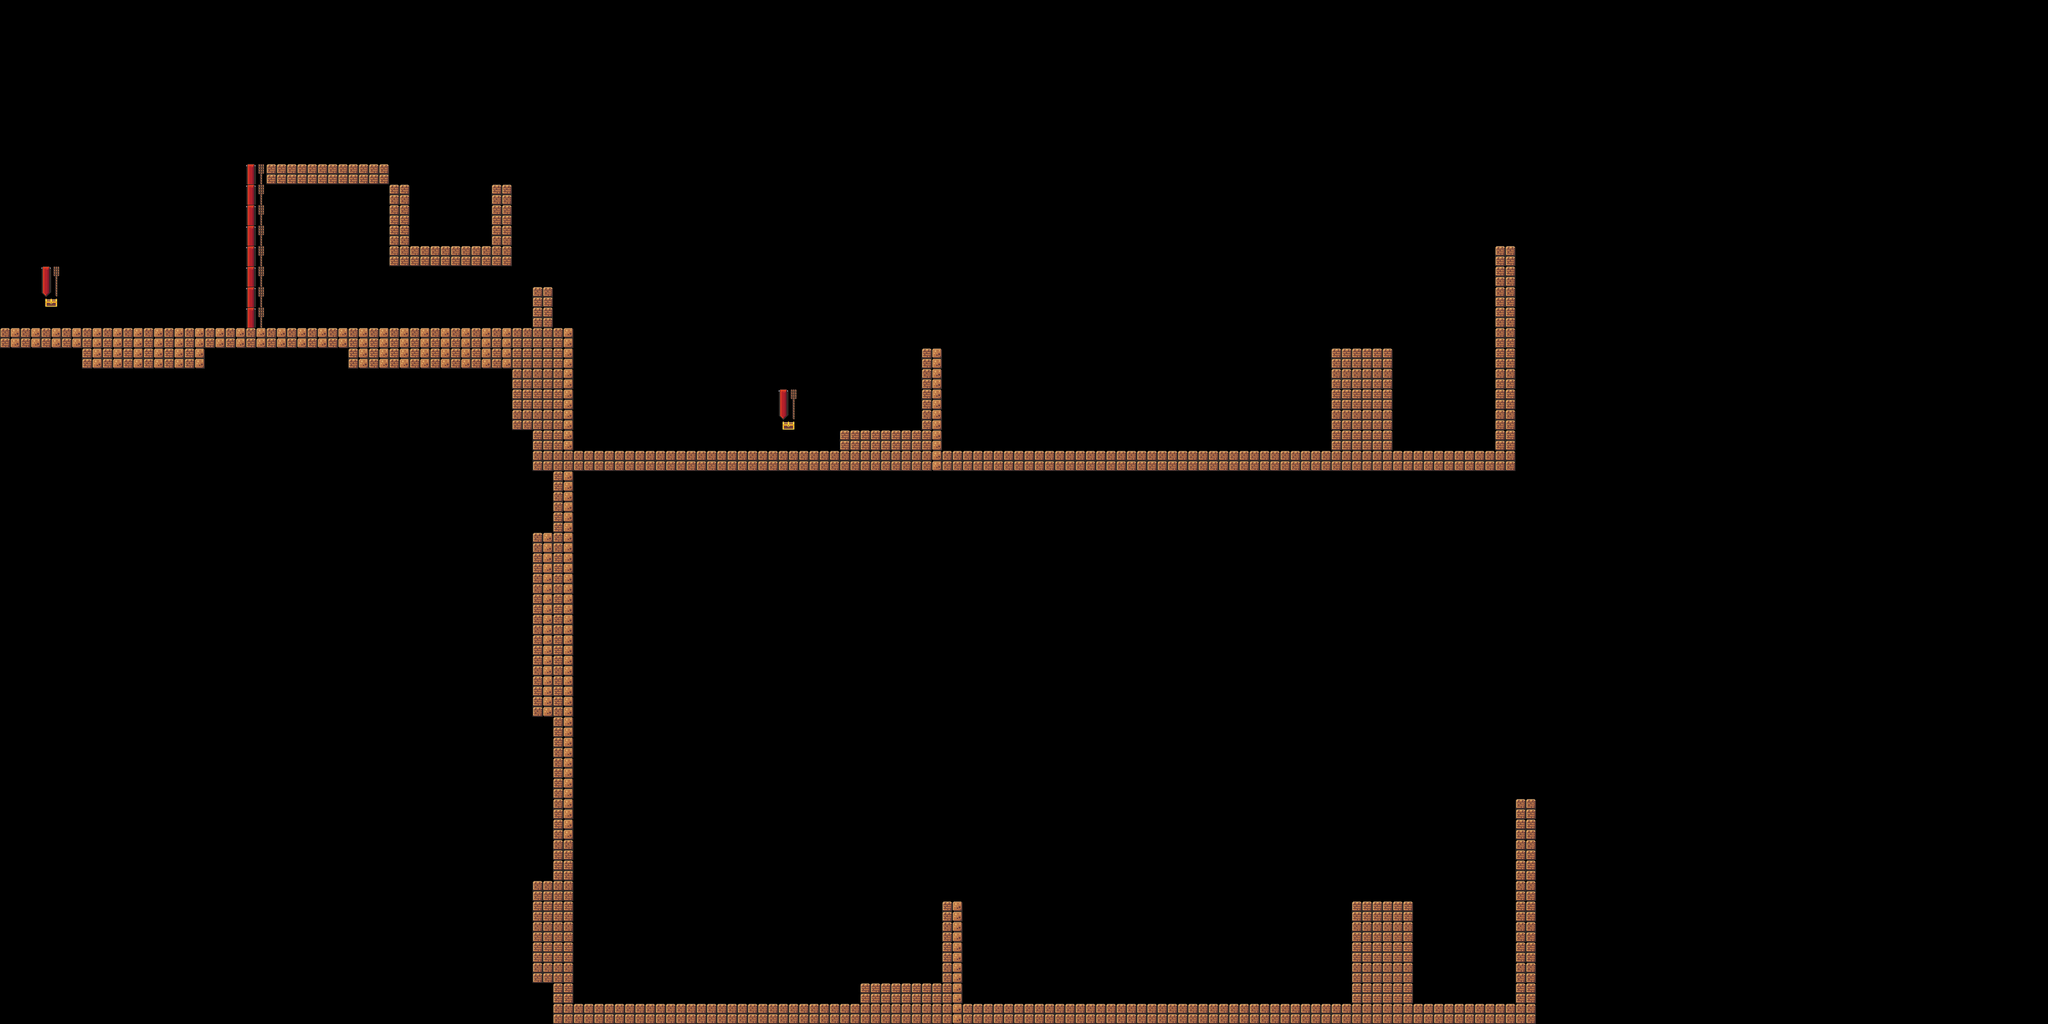

Rendered tile map (Tiled .tmx) drawn with the repository's tilesets; below, a short description and the map source with its tile grids summarised:
An orthogonal 100x50 tile map with 32x32 px tiles, 1 tile layer (Слой тайлов 1), 3 tilesets and 30 objects (14x solid, 6x easyEnemy, 2x win, player1, ladder, ...).

<map version="1.4" tiledversion="1.4.2" orientation="orthogonal" renderorder="right-down" width="100" height="50" tilewidth="32" tileheight="32" infinite="0" nextlayerid="3" nextobjectid="39">
 <tileset firstgid="1" name="castle" tilewidth="32" tileheight="32" tilecount="32" columns="4">
  <image source="images/castle-tileset.png" width="128" height="256" />
 </tileset>
 <tileset firstgid="33" name="walls" tilewidth="32" tileheight="32" tilecount="256" columns="16">
  <image source="images/walls.png" width="512" height="512" />
 </tileset>
 <tileset firstgid="289" name="walls" tilewidth="32" tileheight="32" tilecount="256" columns="16">
  <image source="images/walls.png" width="512" height="512" />
 </tileset>
 <layer id="1" name="Слой тайлов 1" width="100" height="50">
  <data>[5000 cells, 292 non-empty, 4 distinct tile ids]</data>
 </layer>
 <objectgroup id="2" name="collisions">
  <object id="2" name="player1" x="294.871" y="369.497" width="40" height="80" />
  <object id="3" name="easyEnemy" x="1499.17" y="660.833" width="32" height="32" />
  <object id="4" name="solid" x="824" y="515.5" width="72" height="1066.5" />
  <object id="5" name="solid" x="862" y="703.833" width="1513.82" height="39.1667" />
  <object id="6" name="solid" x="1320" y="669.667" width="152.667" height="76.3333" />
  <object id="7" name="solid" x="1440.67" y="543" width="32" height="193" />
  <object id="8" name="solid" x="2082" y="535" width="99" height="179" />
  <object id="9" name="solid" x="2338" y="376" width="97" height="363" />
  <object id="10" name="solid" x="0" y="512.023" width="896" height="411.227" />
  <object id="11" name="easyEnemy" x="918.667" y="658.167" width="32" height="32" />
  <object id="13" name="win" x="1216" y="606" width="32.6667" height="65.3333" />
  <object id="16" name="solid" x="830" y="445.5" width="32" height="193" />
  <object id="17" name="win" x="65" y="414.667" width="30" height="64" />
  <object id="18" name="solid" x="-6" y="1.5" width="32" height="521" />
  <object id="19" name="easyEnemy" x="635.333" y="476" width="32" height="32" />
  <object id="20" name="easyEnemy" x="690" y="474.667" width="32" height="32" />
  <object id="21" name="easyEnemy" x="128" y="476" width="32" height="32" />
  <object id="23" name="solid" x="24" y="6.3865" width="1688" height="33.227" />
  <object id="24" name="solid" x="416.5" y="257.387" width="192" height="30.227" />
  <object id="25" name="ladder" x="384.5" y="255.387" width="29" height="255.227" />
  <object id="29" name="skelleton" x="648" y="344" width="20" height="33" />
  <object id="30" name="solid" x="607.5" y="384.387" width="192" height="30.227" />
  <object id="31" name="solid" x="607.5" y="287.387" width="32.5" height="127.727" />
  <object id="32" name="solid" x="768" y="288.887" width="31.5" height="125.227" />
  <object id="33" name="player2" x="191" y="388" width="40" height="80" />
  <object id="34" name="vodka" x="513.333" y="474.333" width="17" height="37" />
  <object id="35" name="key" x="574.667" y="493.5" width="22" height="13" />
  <object id="36" name="easyEnemy1" x="692" y="320" width="32" height="32" />
  <object id="37" name="skelleton1" x="694" y="223.5" width="20" height="33" />
  <object id="38" name="easyEnemy" x="784.667" y="461.333" width="32" height="32" />
 </objectgroup>
</map>
